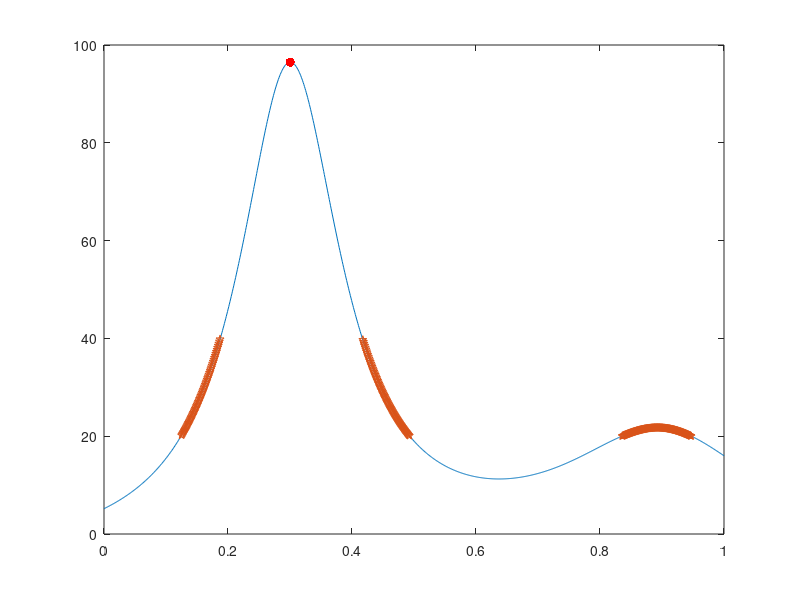

Write MATLAB code to recreate this figure.
x_values = linspace(0, 1, 1000);
y_values = humps(x_values);
plot(x_values, y_values);
hold on;

[y_max_value, index_max] = max(y_values);
x_max_value = x_values(index_max);

plot(x_max_value, y_max_value, 'r.', 'MarkerSize', 20);
index_interval = y_values >= 20 & y_values <= 40;
x_interval_values = x_values(index_interval);
y_interval_values = y_values(index_interval);
plot(x_interval_values, y_interval_values, 'p')

